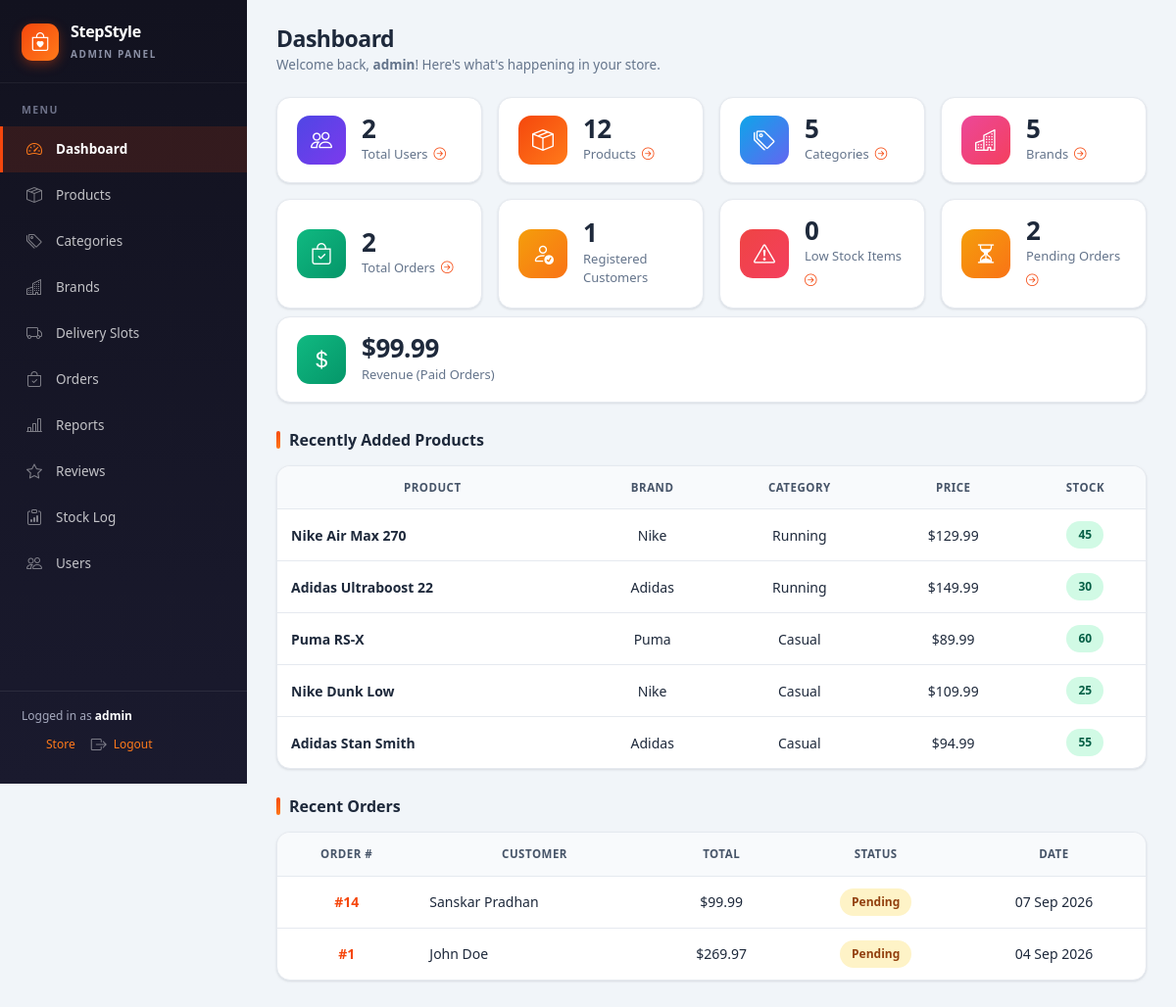
/admin/dashboard.php (signed in), run on an earlier commit of the app's database.
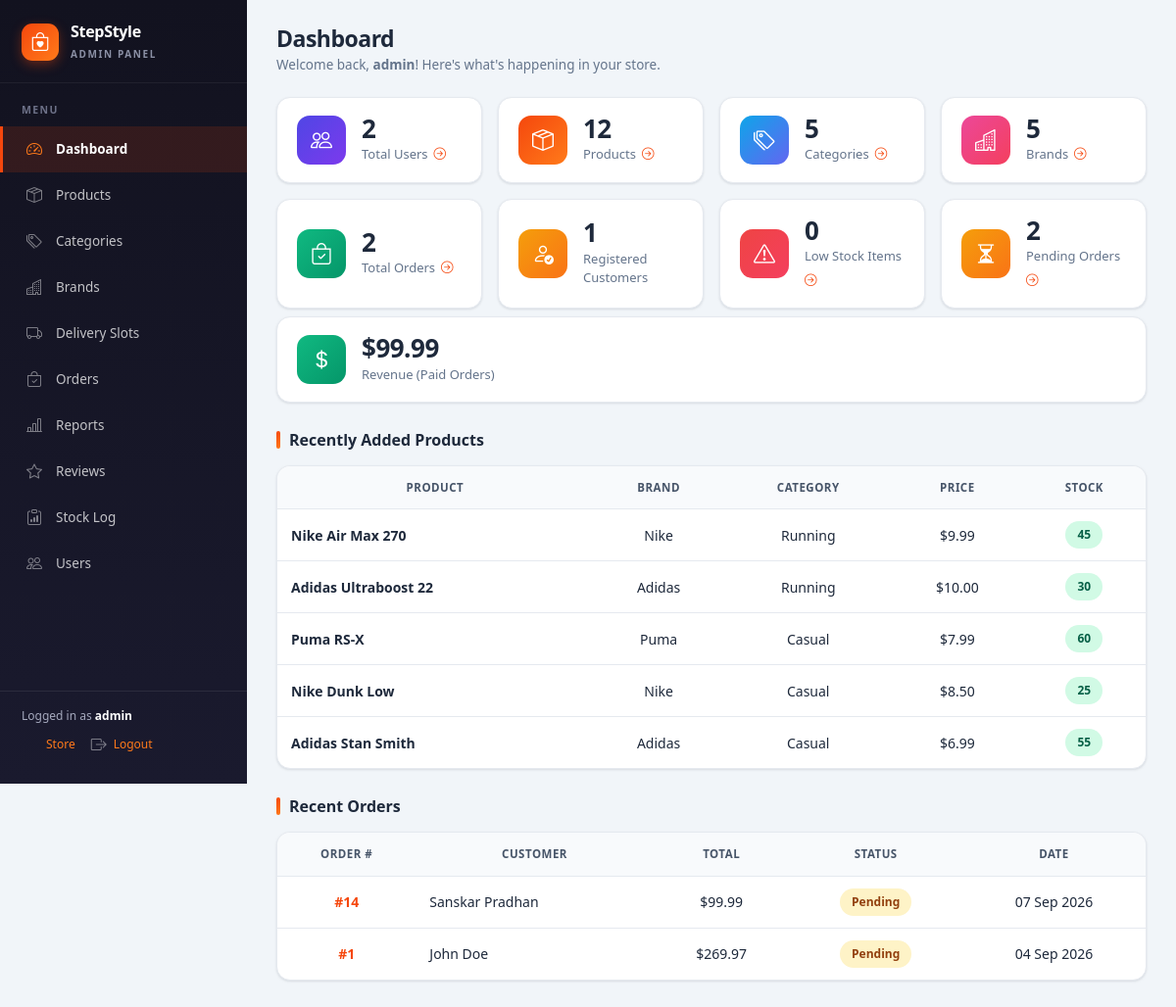
And on a later commit of the database.
### tables this page shows
CREATE TABLE IF NOT EXISTS products (
    id INT UNSIGNED AUTO_INCREMENT PRIMARY KEY,
    product_name VARCHAR(255) NOT NULL,
    description TEXT,
    price DECIMAL(10,2) NOT NULL,
    discount_price DECIMAL(10,2) DEFAULT NULL,
    stock INT NOT NULL DEFAULT 0,
    size VARCHAR(50) DEFAULT NULL,
    color VARCHAR(50) DEFAULT NULL,
    image VARCHAR(500) DEFAULT NULL,
    category_id INT UNSIGNED,
    brand_id INT UNSIGNED,
    created_at DATETIME DEFAULT CURRENT_TIMESTAMP,
    updated_at DATETIME DEFAULT CURRENT_TIMESTAMP ON UPDATE CURRENT_TIMESTAMP,
    FOREIGN KEY (category_id) REFERENCES categories(id) ON DELETE SET NULL,
    FOREIGN KEY (brand_id) REFERENCES brands(id) ON DELETE SET NULL
);

CREATE TABLE IF NOT EXISTS brands (
    id INT UNSIGNED AUTO_INCREMENT PRIMARY KEY,
    name VARCHAR(100) NOT NULL UNIQUE,
    icon VARCHAR(50) DEFAULT NULL,
    description TEXT,
    created_at TIMESTAMP DEFAULT CURRENT_TIMESTAMP
);

CREATE TABLE IF NOT EXISTS categories (
    id INT UNSIGNED AUTO_INCREMENT PRIMARY KEY,
    name VARCHAR(100) NOT NULL UNIQUE,
    icon VARCHAR(50) DEFAULT NULL,
    description TEXT,
    created_at TIMESTAMP DEFAULT CURRENT_TIMESTAMP
);

### admin/dashboard.php (the view, shortened to what the changed rows need)
<?php
require_once 'includes/header.php';
$recent = mysqli_query($conn,
    "SELECT p.product_name, p.price, p.stock, c.name AS category, b.name AS brand
     FROM products p
     LEFT JOIN categories c ON p.category_id = c.id
     LEFT JOIN brands b ON p.brand_id = b.id
     ORDER BY p.created_at DESC
     LIMIT 5"
);
$recent_orders = mysqli_query($conn,
    "SELECT o.id, o.customer_name, o.total_amount, o.status, o.created_at
     FROM orders o
     ORDER BY o.created_at DESC
     LIMIT 5"
);
?>
<div class="page-header">
    <div>
        <h2>Dashboard</h2>
    </div>
</div>
<table class="table">
    <tr>
        <th>Product</th>
        <th>Brand</th>
        <th>Category</th>
        <th>Price</th>
        <th>Stock</th>
    </tr>
    <?php while ($row = mysqli_fetch_assoc($recent)): ?>
    <tr>
        <td><strong><?= htmlspecialchars($row['product_name']) ?></strong></td>
        <td class="center"><?= htmlspecialchars($row['brand'] ?? 'N/A') ?></td>
        <td class="center"><?= htmlspecialchars($row['category'] ?? 'Uncategorized') ?></td>
        <td class="center">$<?= number_format($row['price'], 2) ?></td>
        <td class="center">
            <?php if ($row['stock'] < 10): ?>
                <span class="badge badge-danger"><?= $row['stock'] ?> &middot; Low</span>
            <?php else: ?>
                <span class="badge badge-success"><?= $row['stock'] ?></span>
            <?php endif; ?>
        </td>
    </tr>
    <?php endwhile; ?>
</table>
<?php if ($recent_orders && mysqli_num_rows($recent_orders) > 0): ?>
<table class="table">
    <tr>
        <th>Order #</th>
        <th>Customer</th>
        <th>Total</th>
        <th>Status</th>
        <th>Date</th>
    </tr>
</table>
<?php endif; ?>
<?php require_once 'includes/footer.php'; ?>

What changed in the data, as far as the page shows it:
changed products "Nike Air Max 270": price "129.99" → "9.99"
changed products "Adidas Ultraboost 22": price "149.99" → "10.00"
changed products "Puma RS-X": price "89.99" → "7.99"
changed products "Nike Dunk Low": price "109.99" → "8.50"
changed products "Adidas Stan Smith": price "94.99" → "6.99"
